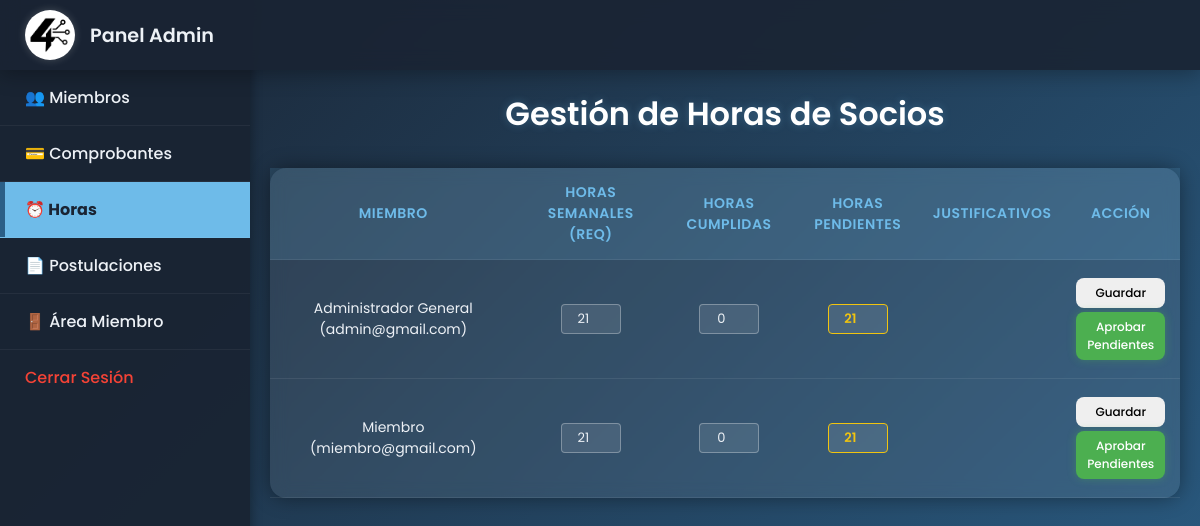
Before: /htdocs/admin.php?view=horas (signed in) with the older database file.
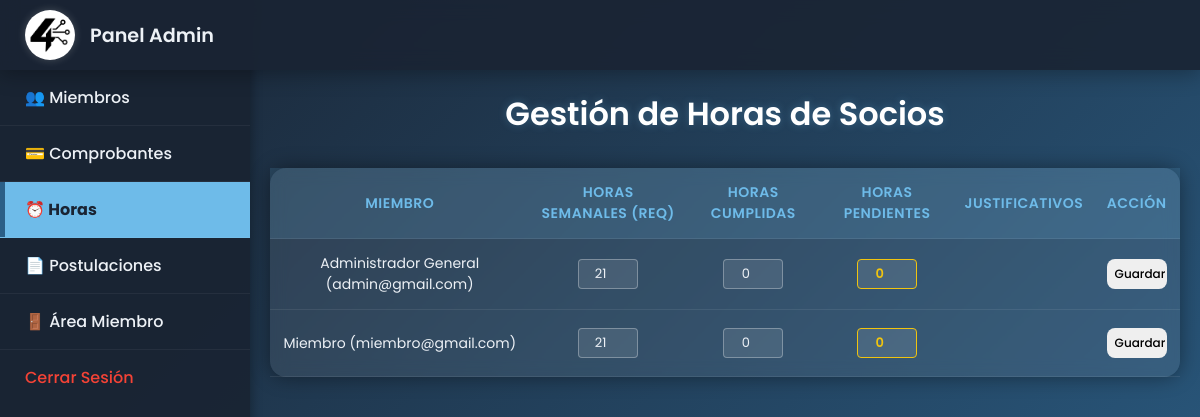
After: the same page with the newer database file.
### tables this page shows
CREATE TABLE `horas` (
  `id_horas` int(11) NOT NULL,
  `semanales_req` int(11) NOT NULL,
  `cumplidas` int(11) DEFAULT 0,
  `fecha_t` date DEFAULT NULL,
  `id_miembro` int(11) DEFAULT NULL,
  `horas_pendientes` int(11) DEFAULT 0,
  `justificativos` text DEFAULT NULL
);

CREATE TABLE `miembro` (
  `id_miembro` int(11) NOT NULL,
  `nombre` varchar(255) NOT NULL,
  `email` varchar(255) NOT NULL,
  `password` varchar(255) NOT NULL,
  `fecha_nacimiento` date DEFAULT NULL,
  `aprobado` tinyint(1) DEFAULT 0,
  `es_miembro` tinyint(1) DEFAULT 0,
  `admin` tinyint(1) DEFAULT 0,
  `estado` varchar(100) DEFAULT NULL,
  `id_unidad` int(11) DEFAULT NULL,
  `fecha_ingreso` date DEFAULT NULL,
  `foto_perfil` VARCHAR(255) DEFAULT NULL
);

### htdocs/admin.php (the view, shortened to what this page needs)
<?php
require_once "conexion.php";
$conexion = new mysqli($host, $user, $pass, $db, $port);
$view = $_GET['view'] ?? 'miembros';
$datos_vista = [];
switch ($view) {
    case 'horas':
        $datos_vista['horas'] = $conexion->query("
            SELECT m.id_miembro, m.nombre, m.email, h.semanales_req, h.cumplidas, h.horas_pendientes, h.justificativos
            FROM miembro m
            LEFT JOIN horas h ON m.id_miembro = h.id_miembro
            WHERE m.es_miembro = 1
            ORDER BY m.nombre ASC
        ");
        break;
}
?>
<!DOCTYPE html>
<html lang="es">
<head>
</head>
<body>
    <header>
        <a href="admin.php" class="logo">
            <img src="logo.jpeg" alt="Logo Cooperativa">
            Panel Admin
        </a>
    </header>
    <div class="sidebar">
        <ul class="lateral">
            <li class="<?= $view === 'miembros' ? 'activa-menu' : '' ?>"><a href="admin.php?view=miembros">👥 Miembros</a></li>
            <li class="<?= $view === 'comprobantes' ? 'activa-menu' : '' ?>"><a href="admin.php?view=comprobantes">💳 Comprobantes</a></li>
            <li class="<?= $view === 'horas' ? 'activa-menu' : '' ?>"><a href="admin.php?view=horas">⏰ Horas</a></li>
            <li class="<?= $view === 'postulaciones' ? 'activa-menu' : '' ?>"><a href="admin.php?view=postulaciones">📄 Postulaciones</a></li>
            <li><a href="pagos.php">🚪 Área Miembro</a></li>
               <form method="post" action="logout.php" class="logout-form">
            <button type="submit" class="logout-btn">
                Cerrar Sesión
            </button>
        </form>
    </div>
    <div class="main-content">
        <?php switch ($view): case 'miembros': ?>
            <?php break; case 'horas': ?>
            <h2>Gestión de Horas de Socios</h2>
            <table>
                <tr>
                    <th>Miembro</th>
                    <th>Horas Semanales (Req)</th>
                    <th>Horas Cumplidas</th>
                    <th>Horas Pendientes</th> <th>Justificativos</th>
                    <th>Acción</th>
                </tr>
                <?php if (isset($datos_vista['horas'])): while($u = $datos_vista['horas']->fetch_assoc()): ?>
                <form method="POST" action="admin.php?view=horas">
                    <tr>
                        <td><?= htmlspecialchars($u['nombre']) ?> (<?= htmlspecialchars($u['email']) ?>)</td>
                        <td><input type="number" name="semanales_req" value="<?= (int)($u['semanales_req'] ?? 0) ?>"></td>
                        <td><input type="number" name="cumplidas" value="<?= (int)($u['cumplidas'] ?? 0) ?>"></td>
                        <td><input type="number" name="horas_pendientes" value="<?= (int)($u['horas_pendientes'] ?? 0) ?>"></td>
                            <td>
                            </td>
                            <td>
                            <button type="submit" name="guardar" class="azul">Guardar</button>
                            <?php if ((int)($u['horas_pendientes'] ?? 0) > 0): ?>
                                <button type="submit" name="aprobar_pendientes" class="aprobar">Aprobar Pendientes</button>
                            <?php endif; ?>
                        </td>
                    </tr>
                </form>
                <?php endwhile; endif; ?>
            </table>
            <?php break; case 'postulaciones': ?>
            <?php break; endswitch; ?>
    </div>
</body>
</html>

### htdocs/admin.php (style rules this page uses)
* { box-sizing: border-box; margin: 0; padding: 0; font-family: "Poppins", sans-serif; }
body { background: linear-gradient(135deg, #1a2433, #2b5f87); background-attachment: fixed; color: #edf1f6; padding: 0; min-height: 100vh; display: flex; }
header { background: rgba(26, 36, 51, 0.9); backdrop-filter: blur(10px); height: 70px; width: 100%; position: fixed; top: 0; left: 0; display: flex; justify-content: flex-start; align-items: center; padding: 0 25px; box-shadow: 0 4px 20px rgba(0, 0, 0, 0.3); z-index: 10; }
.logo { display: flex; align-items: center; height: 100%; text-decoration: none; color: #edf1f6; font-size: 1.2em; font-weight: 600; }
.logo img { height: 50px; width: auto; border-radius: 50%; box-shadow: 0 0 8px rgba(255, 255, 255, 0.2); margin-right: 15px; object-fit: contain; }
.logout-form { display: block; padding: 0; margin: 0; }
.logout-btn { display: block; width: 100%; text-align: left; box-shadow: none; padding: 15px 25px; background: transparent; border: none; cursor: pointer; font-size: 16px; font-weight: 500; border-radius: 0; color: #F44336; transition: background 0.3s ease, color 0.3s ease; user-select: none; -webkit-user-select: none; }
.sidebar { width: 250px; background: rgba(26, 36, 51, 0.95); padding-top: 70px; position: fixed; top: 0; left: 0; height: 100vh; box-shadow: 2px 0 10px rgba(0, 0, 0, 0.3); z-index: 9; font-weight: 500; }
.lateral { list-style: none; padding: 0; }
.lateral li { padding: 15px 25px; cursor: pointer; font-weight: 500; transition: all 0.3s ease; border-bottom: 1px solid rgba(255, 255, 255, 0.05); }
.lateral li a { display: block; color: #edf1f6; text-decoration: none; }
.lateral li.activa-menu { background: #6ebbe9; color: #1a2433; font-weight: 700; box-shadow: inset 5px 0 0 #2b5f87; }
.lateral li.activa-menu a { color: #1a2433; }
.main-content { margin-left: 250px; padding: 90px 20px 40px; width: calc(100% - 250px); max-width: none; margin-right: 0; }
h2 { text-align: center; font-size: 32px; color: #ffffffff; text-shadow: 0 0 8px rgba(110, 187, 233, 0.3); margin-bottom: 30px; font-weight: 600; }
table { width: 100%; max-width: 100%; border-collapse: collapse; background: rgba(255, 255, 255, 0.08); backdrop-filter: blur(8px); border-radius: 16px; box-shadow: 0 0 20px rgba(0, 0, 0, 0.4); margin: 0 auto 40px; }
th, td { padding: 14px 10px; font-size: 14px; text-align: center; color: #edf1f6; border-bottom: 1px solid rgba(255, 255, 255, 0.08); }
th { background: rgba(110, 187, 233, 0.15); color: #6ebbe9; font-weight: 600; text-transform: uppercase; letter-spacing: 0.5px; }
td a, td button { display: block; padding: 6px 8px; border-radius: 8px; font-size: 12px; font-weight: 500; text-decoration: none; margin: 4px auto; transition: all 0.3s ease; border: none; cursor: pointer; text-align: center; width: 90%; max-width: 120px; }
td input[type="number"] { width: 60px !important; padding: 4px; border-radius: 4px; border: 1px solid rgba(255, 255, 255, 0.3); background: rgba(255, 255, 255, 0.1); color: #edf1f6; text-align: center; margin: 4px auto; font-size: 13px; }
td input[type="number"][name="horas_pendientes"] { border: 1px solid #f1c40f; color: #f1c40f; font-weight: 600; }
.lateral li { padding: 15px 25px; cursor: pointer; font-weight: 500; transition: background 0.3s ease, color 0.3s ease; border-bottom: 1px solid rgba(255, 255, 255, 0.05); user-select: none; -webkit-user-select: none; -moz-user-select: none; -ms-user-select: none; }
a.verde, button.verde, button.aprobar { background: #4CAF50; color: #fff; box-shadow: 0 0 8px rgba(76, 175, 80, 0.4); }

Changed rows visible on the page:
changed horas "Administrador General": horas_pendientes "21" → "0"; no longer shows "Aprobar Pendientes"
changed horas "Miembro": horas_pendientes "21" → "0"; no longer shows "Aprobar Pendientes"
